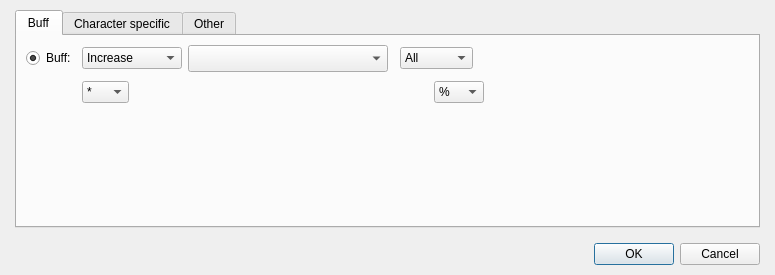
<?xml version="1.0" encoding="UTF-8"?>
<ui version="4.0">
 <class>DialogSystemCharacteristic</class>
 <widget class="QDialog" name="DialogSystemCharacteristic">
  <property name="geometry">
   <rect>
    <x>0</x>
    <y>0</y>
    <width>775</width>
    <height>275</height>
   </rect>
  </property>
  <property name="windowTitle">
   <string>Characteristic...</string>
  </property>
  <layout class="QGridLayout" name="gridLayout_9">
   <property name="leftMargin">
    <number>15</number>
   </property>
   <property name="topMargin">
    <number>10</number>
   </property>
   <property name="rightMargin">
    <number>15</number>
   </property>
   <property name="bottomMargin">
    <number>10</number>
   </property>
   <item row="0" column="0">
    <layout class="QVBoxLayout" name="verticalLayout">
     <property name="spacing">
      <number>15</number>
     </property>
     <item>
      <widget class="QTabWidget" name="tabWidget">
       <property name="currentIndex">
        <number>0</number>
       </property>
       <widget class="QWidget" name="tab">
        <attribute name="title">
         <string>Buff</string>
        </attribute>
        <layout class="QGridLayout" name="gridLayout_3">
         <item row="0" column="0" rowspan="2" colspan="2">
          <layout class="QGridLayout" name="gridLayout_2" rowstretch="0,0,1">
           <item row="0" column="0">
            <widget class="QRadioButton" name="radioButtonBuff">
             <property name="text">
              <string>Buff:</string>
             </property>
             <property name="checked">
              <bool>true</bool>
             </property>
            </widget>
           </item>
           <item row="0" column="1" colspan="2">
            <widget class="QComboBox" name="comboBoxIncreaseDecrease">
             <property name="minimumSize">
              <size>
               <width>100</width>
               <height>0</height>
              </size>
             </property>
             <property name="maximumSize">
              <size>
               <width>100</width>
               <height>16777215</height>
              </size>
             </property>
             <item>
              <property name="text">
               <string>Increase</string>
              </property>
             </item>
             <item>
              <property name="text">
               <string>Decrease</string>
              </property>
             </item>
            </widget>
           </item>
           <item row="0" column="3" colspan="3">
            <widget class="QWidget" name="widget" native="true">
             <property name="minimumSize">
              <size>
               <width>542</width>
               <height>27</height>
              </size>
             </property>
             <property name="maximumSize">
              <size>
               <width>542</width>
               <height>27</height>
              </size>
             </property>
             <layout class="QGridLayout" name="gridLayout">
              <property name="leftMargin">
               <number>0</number>
              </property>
              <property name="topMargin">
               <number>0</number>
              </property>
              <property name="rightMargin">
               <number>0</number>
              </property>
              <property name="bottomMargin">
               <number>0</number>
              </property>
              <item row="0" column="0">
               <layout class="QHBoxLayout" name="horizontalLayout_2" stretch="0,1">
                <item>
                 <widget class="QComboBox" name="comboBoxIncreaseDecreaseKind">
                  <property name="minimumSize">
                   <size>
                    <width>200</width>
                    <height>27</height>
                   </size>
                  </property>
                  <property name="maximumSize">
                   <size>
                    <width>200</width>
                    <height>27</height>
                   </size>
                  </property>
                 </widget>
                </item>
                <item>
                 <layout class="QHBoxLayout" name="horizontalLayout" stretch="1,0,1,1,1,1,1,1">
                  <item>
                   <widget class="PanelPrimitiveValue" name="panelPrimitiveValueStatValue" native="true"/>
                  </item>
                  <item>
                   <widget class="QComboBox" name="comboBoxSkillCostAll">
                    <property name="maximumSize">
                     <size>
                      <width>80</width>
                      <height>16777215</height>
                     </size>
                    </property>
                    <item>
                     <property name="text">
                      <string>All</string>
                     </property>
                    </item>
                    <item>
                     <property name="text">
                      <string>Specific</string>
                     </property>
                    </item>
                   </widget>
                  </item>
                  <item>
                   <widget class="PanelPrimitiveValue" name="panelPrimitiveValueElementRes" native="true"/>
                  </item>
                  <item>
                   <widget class="PanelPrimitiveValue" name="panelPrimitiveValueStatusRes" native="true"/>
                  </item>
                  <item>
                   <widget class="PanelPrimitiveValue" name="panelPrimitiveValueCurrencyGain" native="true"/>
                  </item>
                  <item>
                   <widget class="PanelPrimitiveValue" name="panelPrimitiveValueSkillCost" native="true"/>
                  </item>
                  <item>
                   <widget class="WidgetVariable" name="widgetVariable" native="true">
                    <property name="minimumSize">
                     <size>
                      <width>250</width>
                      <height>27</height>
                     </size>
                    </property>
                    <property name="maximumSize">
                     <size>
                      <width>250</width>
                      <height>27</height>
                     </size>
                    </property>
                   </widget>
                  </item>
                  <item>
                   <spacer name="horizontalSpacer_11">
                    <property name="orientation">
                     <enum>Qt::Horizontal</enum>
                    </property>
                    <property name="sizeHint" stdset="0">
                     <size>
                      <width>0</width>
                      <height>20</height>
                     </size>
                    </property>
                   </spacer>
                  </item>
                 </layout>
                </item>
               </layout>
              </item>
             </layout>
            </widget>
           </item>
           <item row="0" column="6">
            <spacer name="horizontalSpacer_2">
             <property name="orientation">
              <enum>Qt::Horizontal</enum>
             </property>
             <property name="sizeHint" stdset="0">
              <size>
               <width>158</width>
               <height>20</height>
              </size>
             </property>
            </spacer>
           </item>
           <item row="1" column="0">
            <spacer name="verticalSpacer">
             <property name="orientation">
              <enum>Qt::Vertical</enum>
             </property>
             <property name="sizeHint" stdset="0">
              <size>
               <width>17</width>
               <height>24</height>
              </size>
             </property>
            </spacer>
           </item>
           <item row="1" column="1">
            <widget class="QComboBox" name="comboBoxOperation">
             <property name="maximumSize">
              <size>
               <width>50</width>
               <height>16777215</height>
              </size>
             </property>
             <item>
              <property name="text">
               <string>*</string>
              </property>
             </item>
             <item>
              <property name="text">
               <string>+</string>
              </property>
             </item>
            </widget>
           </item>
           <item row="1" column="2" colspan="2">
            <widget class="PanelPrimitiveValue" name="panelPrimitiveValue" native="true">
             <property name="minimumSize">
              <size>
               <width>290</width>
               <height>27</height>
              </size>
             </property>
             <property name="maximumSize">
              <size>
               <width>290</width>
               <height>27</height>
              </size>
             </property>
             <property name="layoutDirection">
              <enum>Qt::LeftToRight</enum>
             </property>
            </widget>
           </item>
           <item row="1" column="4">
            <widget class="QComboBox" name="comboBoxUnit">
             <property name="maximumSize">
              <size>
               <width>50</width>
               <height>16777215</height>
              </size>
             </property>
             <item>
              <property name="text">
               <string>%</string>
              </property>
             </item>
             <item>
              <property name="text">
               <string>Fix</string>
              </property>
             </item>
            </widget>
           </item>
           <item row="1" column="5" colspan="2">
            <spacer name="horizontalSpacer">
             <property name="orientation">
              <enum>Qt::Horizontal</enum>
             </property>
             <property name="sizeHint" stdset="0">
              <size>
               <width>278</width>
               <height>28</height>
              </size>
             </property>
            </spacer>
           </item>
           <item row="2" column="0" colspan="7">
            <spacer name="horizontalSpacer_3">
             <property name="orientation">
              <enum>Qt::Horizontal</enum>
             </property>
             <property name="sizeHint" stdset="0">
              <size>
               <width>707</width>
               <height>35</height>
              </size>
             </property>
            </spacer>
           </item>
          </layout>
         </item>
         <item row="1" column="1">
          <widget class="QWidget" name="panelPrimitiveValueVariable" native="true"/>
         </item>
        </layout>
       </widget>
       <widget class="QWidget" name="tab_3">
        <attribute name="title">
         <string>Character specific</string>
        </attribute>
        <layout class="QGridLayout" name="gridLayout_8">
         <item row="0" column="0">
          <layout class="QGridLayout" name="gridLayout_7">
           <item row="0" column="0" colspan="2">
            <widget class="QRadioButton" name="radioButtonEquip">
             <property name="enabled">
              <bool>false</bool>
             </property>
             <property name="text">
              <string>Equip:</string>
             </property>
            </widget>
           </item>
           <item row="0" column="2" colspan="2">
            <widget class="QComboBox" name="comboBoxEquipAllowForbid">
             <property name="enabled">
              <bool>false</bool>
             </property>
             <item>
              <property name="text">
               <string>Allow</string>
              </property>
             </item>
             <item>
              <property name="text">
               <string>Forbid</string>
              </property>
             </item>
            </widget>
           </item>
           <item row="0" column="4" colspan="2">
            <widget class="QComboBox" name="comboBoxEquipWeaponArmor">
             <property name="enabled">
              <bool>false</bool>
             </property>
             <item>
              <property name="text">
               <string>Weapon</string>
              </property>
             </item>
             <item>
              <property name="text">
               <string>Armor</string>
              </property>
             </item>
            </widget>
           </item>
           <item row="0" column="6" colspan="5">
            <widget class="QWidget" name="widget_3" native="true">
             <property name="minimumSize">
              <size>
               <width>250</width>
               <height>27</height>
              </size>
             </property>
             <property name="maximumSize">
              <size>
               <width>250</width>
               <height>27</height>
              </size>
             </property>
             <layout class="QGridLayout" name="gridLayout_6">
              <property name="leftMargin">
               <number>0</number>
              </property>
              <property name="topMargin">
               <number>0</number>
              </property>
              <property name="rightMargin">
               <number>0</number>
              </property>
              <property name="bottomMargin">
               <number>0</number>
              </property>
              <item row="0" column="0">
               <layout class="QHBoxLayout" name="horizontalLayout_3" stretch="1,1">
                <item>
                 <widget class="PanelPrimitiveValue" name="panelPrimitiveValueWeaponKindID" native="true">
                  <property name="enabled">
                   <bool>false</bool>
                  </property>
                 </widget>
                </item>
                <item>
                 <widget class="PanelPrimitiveValue" name="panelPrimitiveValueArmorKindID" native="true"/>
                </item>
               </layout>
              </item>
             </layout>
            </widget>
           </item>
           <item row="0" column="11">
            <spacer name="horizontalSpacer_6">
             <property name="orientation">
              <enum>Qt::Horizontal</enum>
             </property>
             <property name="sizeHint" stdset="0">
              <size>
               <width>178</width>
               <height>20</height>
              </size>
             </property>
            </spacer>
           </item>
           <item row="1" column="0" colspan="4">
            <widget class="QRadioButton" name="radioButtonEquipmentChange">
             <property name="enabled">
              <bool>false</bool>
             </property>
             <property name="text">
              <string>Equipment change:</string>
             </property>
            </widget>
           </item>
           <item row="1" column="4">
            <widget class="QComboBox" name="comboBoxEquipmentChange">
             <property name="enabled">
              <bool>false</bool>
             </property>
             <item>
              <property name="text">
               <string>Allow</string>
              </property>
             </item>
             <item>
              <property name="text">
               <string>Forbid</string>
              </property>
             </item>
            </widget>
           </item>
           <item row="1" column="5" colspan="5">
            <widget class="PanelPrimitiveValue" name="panelPrimitiveValueEquipmentChangeID" native="true">
             <property name="enabled">
              <bool>false</bool>
             </property>
             <property name="minimumSize">
              <size>
               <width>250</width>
               <height>27</height>
              </size>
             </property>
             <property name="maximumSize">
              <size>
               <width>250</width>
               <height>27</height>
              </size>
             </property>
            </widget>
           </item>
           <item row="1" column="10" colspan="2">
            <spacer name="horizontalSpacer_7">
             <property name="orientation">
              <enum>Qt::Horizontal</enum>
             </property>
             <property name="sizeHint" stdset="0">
              <size>
               <width>208</width>
               <height>20</height>
              </size>
             </property>
            </spacer>
           </item>
           <item row="2" column="0" colspan="4">
            <widget class="QRadioButton" name="radioButtonBeginEquipment">
             <property name="enabled">
              <bool>false</bool>
             </property>
             <property name="text">
              <string>Begin equipment:</string>
             </property>
            </widget>
           </item>
           <item row="2" column="4" colspan="4">
            <widget class="PanelPrimitiveValue" name="panelPrimitiveValueBeginEquipmentID" native="true">
             <property name="enabled">
              <bool>false</bool>
             </property>
             <property name="minimumSize">
              <size>
               <width>250</width>
               <height>27</height>
              </size>
             </property>
             <property name="maximumSize">
              <size>
               <width>250</width>
               <height>27</height>
              </size>
             </property>
            </widget>
           </item>
           <item row="2" column="8">
            <widget class="QLabel" name="labelWith">
             <property name="enabled">
              <bool>false</bool>
             </property>
             <property name="text">
              <string> with </string>
             </property>
            </widget>
           </item>
           <item row="2" column="9" colspan="3">
            <spacer name="horizontalSpacer_8">
             <property name="orientation">
              <enum>Qt::Horizontal</enum>
             </property>
             <property name="sizeHint" stdset="0">
              <size>
               <width>238</width>
               <height>20</height>
              </size>
             </property>
            </spacer>
           </item>
           <item row="3" column="0">
            <spacer name="verticalSpacer_2">
             <property name="orientation">
              <enum>Qt::Vertical</enum>
             </property>
             <property name="sizeHint" stdset="0">
              <size>
               <width>13</width>
               <height>28</height>
              </size>
             </property>
            </spacer>
           </item>
           <item row="3" column="1" colspan="2">
            <widget class="QComboBox" name="comboBoxBeginWeaponArmor">
             <property name="enabled">
              <bool>false</bool>
             </property>
             <item>
              <property name="text">
               <string>Weapon</string>
              </property>
             </item>
             <item>
              <property name="text">
               <string>Armor</string>
              </property>
             </item>
            </widget>
           </item>
           <item row="3" column="3" colspan="4">
            <widget class="PanelPrimitiveValue" name="panelPrimitiveValueBeginWeaponArmorID" native="true">
             <property name="enabled">
              <bool>false</bool>
             </property>
             <property name="minimumSize">
              <size>
               <width>250</width>
               <height>27</height>
              </size>
             </property>
             <property name="maximumSize">
              <size>
               <width>250</width>
               <height>27</height>
              </size>
             </property>
            </widget>
           </item>
           <item row="3" column="7" colspan="5">
            <spacer name="horizontalSpacer_9">
             <property name="orientation">
              <enum>Qt::Horizontal</enum>
             </property>
             <property name="sizeHint" stdset="0">
              <size>
               <width>298</width>
               <height>20</height>
              </size>
             </property>
            </spacer>
           </item>
           <item row="4" column="0" colspan="12">
            <spacer name="horizontalSpacer_10">
             <property name="orientation">
              <enum>Qt::Horizontal</enum>
             </property>
             <property name="sizeHint" stdset="0">
              <size>
               <width>668</width>
               <height>28</height>
              </size>
             </property>
            </spacer>
           </item>
          </layout>
         </item>
        </layout>
       </widget>
       <widget class="QWidget" name="tab_2">
        <attribute name="title">
         <string>Other</string>
        </attribute>
        <layout class="QGridLayout" name="gridLayout_5">
         <item row="0" column="0">
          <layout class="QGridLayout" name="gridLayout_4" rowstretch="0,1">
           <item row="0" column="0">
            <widget class="QRadioButton" name="radioButtonScript">
             <property name="enabled">
              <bool>false</bool>
             </property>
             <property name="text">
              <string>Script:</string>
             </property>
            </widget>
           </item>
           <item row="0" column="1">
            <widget class="PanelPrimitiveValue" name="panelPrimitiveValueScript" native="true">
             <property name="enabled">
              <bool>false</bool>
             </property>
             <property name="minimumSize">
              <size>
               <width>250</width>
               <height>27</height>
              </size>
             </property>
             <property name="maximumSize">
              <size>
               <width>250</width>
               <height>27</height>
              </size>
             </property>
            </widget>
           </item>
           <item row="0" column="2">
            <spacer name="horizontalSpacer_4">
             <property name="orientation">
              <enum>Qt::Horizontal</enum>
             </property>
             <property name="sizeHint" stdset="0">
              <size>
               <width>40</width>
               <height>20</height>
              </size>
             </property>
            </spacer>
           </item>
           <item row="1" column="0" colspan="3">
            <spacer name="horizontalSpacer_5">
             <property name="orientation">
              <enum>Qt::Horizontal</enum>
             </property>
             <property name="sizeHint" stdset="0">
              <size>
               <width>378</width>
               <height>20</height>
              </size>
             </property>
            </spacer>
           </item>
          </layout>
         </item>
        </layout>
       </widget>
      </widget>
     </item>
     <item>
      <widget class="QDialogButtonBox" name="buttonBox">
       <property name="orientation">
        <enum>Qt::Horizontal</enum>
       </property>
       <property name="standardButtons">
        <set>QDialogButtonBox::Cancel|QDialogButtonBox::Ok</set>
       </property>
      </widget>
     </item>
    </layout>
   </item>
  </layout>
 </widget>
 <customwidgets>
  <customwidget>
   <class>PanelPrimitiveValue</class>
   <extends>QWidget</extends>
   <header>panelprimitivevalue.h</header>
   <container>1</container>
  </customwidget>
  <customwidget>
   <class>WidgetVariable</class>
   <extends>QWidget</extends>
   <header>widgetvariable.h</header>
   <container>1</container>
  </customwidget>
 </customwidgets>
 <resources/>
 <connections>
  <connection>
   <sender>buttonBox</sender>
   <signal>accepted()</signal>
   <receiver>DialogSystemCharacteristic</receiver>
   <slot>accept()</slot>
   <hints>
    <hint type="sourcelabel">
     <x>248</x>
     <y>254</y>
    </hint>
    <hint type="destinationlabel">
     <x>157</x>
     <y>274</y>
    </hint>
   </hints>
  </connection>
  <connection>
   <sender>buttonBox</sender>
   <signal>rejected()</signal>
   <receiver>DialogSystemCharacteristic</receiver>
   <slot>reject()</slot>
   <hints>
    <hint type="sourcelabel">
     <x>316</x>
     <y>260</y>
    </hint>
    <hint type="destinationlabel">
     <x>286</x>
     <y>274</y>
    </hint>
   </hints>
  </connection>
 </connections>
</ui>
